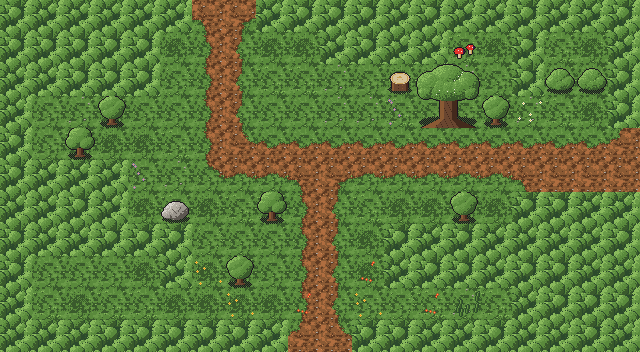

The image is a tile-based game level rendered from a .tmx file. Its description and complete source (layers, tilesets, objects, tile grids) follow:
An orthogonal 20x11 tile map with 32x32 px tiles, 4 tile layers (Sol, Decor, Murs, Dessus) and 15 objects (3x Sortie, 3x Spawn, 3x Ennemi, 2x Ramassable, StatueCorbeau, ...).

<map version="1.10" tiledversion="1.12.2" orientation="orthogonal" renderorder="right-down" width="20" height="11" tilewidth="32" tileheight="32" infinite="0" nextlayerid="6" nextobjectid="16">
 <properties>
  <property name="camera" value="suivre" />
  <property name="monde_x" type="int" value="0" />
  <property name="monde_y" type="int" value="2" />
 </properties>
 <tileset firstgid="1" source="../tilesets/foret.tsx" />
 <layer id="1" name="Sol" width="20" height="11">
  <data encoding="csv">
2,4,2,1,8,13,22,23,17,8,8,8,3,2,2,2,2,8,1,8,
2,8,2,1,3,8,14,19,8,8,2,4,8,8,2,8,8,2,8,8,
8,8,1,8,2,3,14,19,2,2,4,1,8,8,4,1,8,8,8,1,
1,1,4,8,1,1,14,19,1,1,4,4,2,1,1,8,4,2,8,10,
1,1,2,8,8,2,14,20,12,12,12,12,12,12,12,12,12,12,12,16,
1,1,1,2,1,4,13,21,21,22,23,21,21,21,21,21,22,24,24,24,
3,8,4,3,8,2,8,2,2,14,19,2,8,8,1,8,13,21,21,21,
1,8,3,2,8,8,3,1,1,14,19,8,1,8,8,1,8,8,1,3,
1,1,1,1,8,2,8,1,1,14,19,8,8,1,3,1,1,3,1,2,
1,2,8,2,2,8,8,8,8,14,19,1,3,2,4,2,1,8,8,8,
1,2,2,8,8,8,1,4,10,16,20,11,1,1,8,4,1,2,8,1
</data>
 </layer>
 <layer id="2" name="Decor" width="20" height="11">
  <data encoding="csv">
0,0,0,0,0,0,0,0,0,0,0,0,0,0,0,0,0,0,0,0,
0,0,0,0,0,0,0,0,0,0,0,0,0,0,134,0,0,0,0,0,
0,0,0,0,0,0,0,0,0,0,0,0,0,0,0,0,0,0,0,0,
0,0,0,0,0,0,0,0,0,0,0,0,132,0,0,0,129,0,0,0,
0,0,0,0,0,0,0,0,0,0,0,0,0,0,0,0,0,0,0,0,
0,0,0,0,132,0,0,0,0,0,0,0,0,0,0,0,0,0,0,0,
0,0,0,0,0,0,0,0,0,0,0,0,0,0,0,0,0,0,0,0,
0,0,0,0,0,0,0,0,0,0,0,0,0,0,0,0,0,0,0,0,
0,0,0,0,0,0,130,0,0,0,0,131,0,0,0,0,0,0,0,0,
0,0,0,0,0,0,0,130,0,131,0,130,0,131,133,0,0,0,0,0,
0,0,0,0,0,0,0,0,0,0,0,0,0,0,0,0,0,0,0,0
</data>
 </layer>
 <layer id="3" name="Murs" width="20" height="11">
  <data encoding="csv">
75,76,76,76,76,76,0,0,76,75,75,75,76,75,76,76,75,76,76,75,
75,75,75,75,75,0,0,0,0,0,76,75,76,76,0,0,75,0,0,76,
76,76,75,75,75,0,0,0,0,0,0,0,78,0,0,0,75,97,98,75,
76,0,0,73,0,0,0,0,0,0,0,0,0,89,90,73,0,0,0,75,
75,0,74,0,0,0,0,0,0,0,0,0,0,0,0,0,0,0,0,0,
75,76,76,76,0,0,0,0,0,0,0,0,0,0,0,0,0,0,0,0,
76,76,75,76,0,101,0,0,74,0,0,0,0,0,73,0,75,75,76,76,
75,76,76,75,75,75,0,0,0,0,0,0,75,76,75,76,76,76,76,75,
75,0,0,0,0,76,0,73,0,0,0,0,76,75,75,76,75,75,76,76,
76,0,0,0,0,0,0,0,0,0,0,0,0,0,0,0,76,75,75,75,
76,76,76,75,75,75,75,75,76,0,0,75,75,76,76,75,76,76,75,76
</data>
 </layer>
 <objectgroup id="4" name="Objets">
  <object id="1" type="Sortie" x="192" y="0" width="64" height="32">
   <properties>
    <property name="cible_carte" value="res://scenes/rooms/foret_temple_room.tscn" />
    <property name="cible_spawn" value="depuis_foret_sud" />
    <property name="godot_node_type" value="area" />
   </properties>
  </object>
  <object id="2" type="Sortie" x="608" y="128" width="32" height="64">
   <properties>
    <property name="cible_carte" value="res://scenes/rooms/village_room.tscn" />
    <property name="cible_spawn" value="depuis_foret_sud" />
    <property name="godot_node_type" value="area" />
   </properties>
  </object>
  <object id="3" type="Sortie" x="288" y="320" width="64" height="32">
   <properties>
    <property name="cible_carte" value="res://scenes/rooms/grotte_sw_room.tscn" />
    <property name="cible_spawn" value="depuis_foret_sud" />
    <property name="godot_node_type" value="area" />
   </properties>
  </object>
  <object id="4" type="Spawn" x="224" y="80">
   <properties>
    <property name="id" value="depuis_foret_temple" />
   </properties>
   <point />
  </object>
  <object id="5" type="Spawn" x="560" y="160">
   <properties>
    <property name="id" value="depuis_village" />
   </properties>
   <point />
  </object>
  <object id="6" type="Spawn" x="320" y="272">
   <properties>
    <property name="id" value="depuis_grotte_sw" />
   </properties>
   <point />
  </object>
  <object id="7" type="StatueCorbeau" x="336" y="112">
   <properties>
    <property name="id" value="foret_statue_clairiere" />
   </properties>
   <point />
  </object>
  <object id="8" type="Ennemi" x="496" y="80">
   <properties>
    <property name="type" value="ronceau" />
    <property name="variante" value="normal" />
   </properties>
   <point />
  </object>
  <object id="9" type="Ennemi" x="144" y="208">
   <properties>
    <property name="type" value="sanglier_noirci" />
    <property name="variante" value="normal" />
   </properties>
   <point />
  </object>
  <object id="10" type="Ennemi" x="336" y="240">
   <properties>
    <property name="type" value="ronceau" />
    <property name="variante" value="normal" />
   </properties>
   <point />
  </object>
  <object id="11" type="PNJ" x="400" y="176">
   <properties>
    <property name="id" value="tobias" />
    <property name="direction" value="down" />
    <property name="etape_min" type="int" value="1" />
    <property name="etape_max" type="int" value="2" />
   </properties>
   <point />
  </object>
  <object id="12" type="Ramassable" x="592" y="48">
   <properties>
    <property name="id" value="foret_plume_01" />
    <property name="contenu" value="plume_corbeau" />
   </properties>
   <point />
  </object>
  <object id="13" type="Ramassable" x="80" y="304">
   <properties>
    <property name="id" value="foret_quart_coeur_cible" />
    <property name="contenu" value="quart_coeur" />
   </properties>
   <point />
  </object>
  <object id="14" type="Porte" x="160" y="288" width="32" height="32">
   <properties>
    <property name="id" value="foret_rocher_poche" />
    <property name="type" value="interrupteur" />
    <property name="apparence" value="rocher" />
   </properties>
  </object>
  <object id="15" type="Interrupteur" x="496" y="304">
   <properties>
    <property name="id" value="foret_cible_cachee" />
    <property name="cible" value="foret_rocher_poche" />
    <property name="mode" value="fleche" />
    <property name="symbole" value="feuille" />
   </properties>
   <point />
  </object>
 </objectgroup>
 <layer id="5" name="Dessus" width="20" height="11">
  <data encoding="csv">
0,0,0,0,0,0,0,0,0,0,0,0,0,0,0,0,0,0,0,0,
0,0,0,0,0,0,0,0,0,0,0,0,0,0,0,0,0,0,0,0,
0,0,0,0,0,0,0,0,0,0,0,0,0,81,82,0,0,0,0,0,
0,0,0,0,0,0,0,0,0,0,0,0,0,0,0,0,0,0,0,0,
0,0,0,0,0,0,0,0,0,0,0,0,0,0,0,0,0,0,0,0,
0,0,0,0,0,0,0,0,0,0,0,0,0,0,0,0,0,0,0,0,
0,0,0,0,0,0,0,0,0,0,0,0,0,0,0,0,0,0,0,0,
0,0,0,0,0,0,0,0,0,0,0,0,0,0,0,0,0,0,0,0,
0,0,0,0,0,0,0,0,0,0,0,0,0,0,0,0,0,0,0,0,
0,0,0,0,0,0,0,0,0,0,0,0,0,0,0,0,0,0,0,0,
0,0,0,0,0,0,0,0,0,0,0,0,0,0,0,0,0,0,0,0
</data>
 </layer>
</map>
